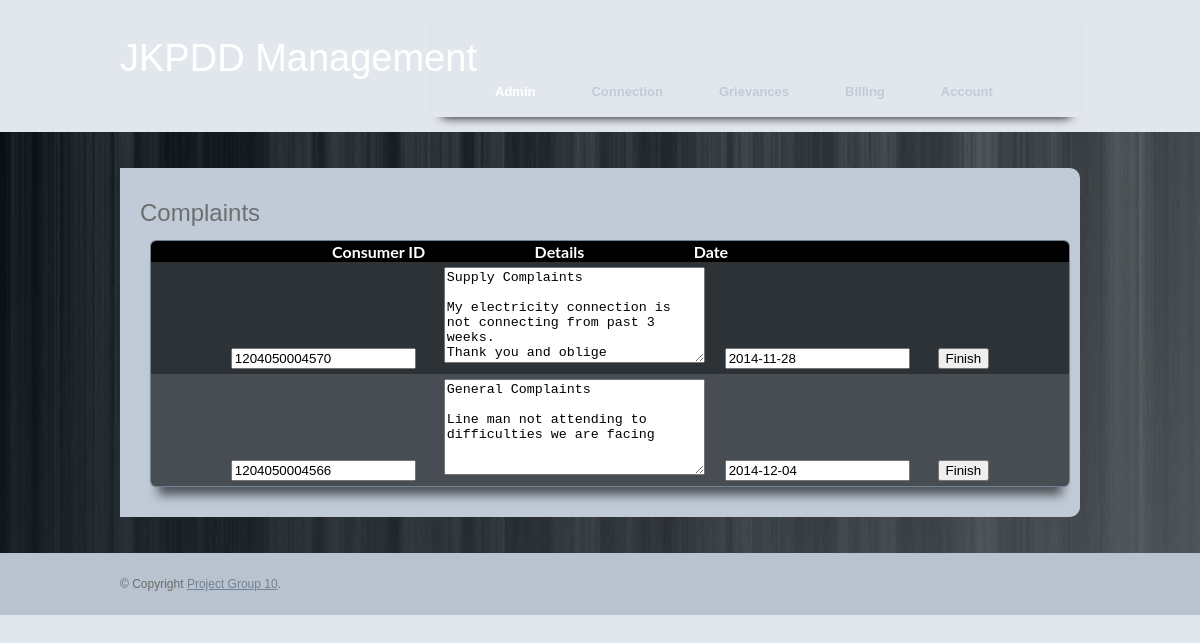
Page /admin_complete_complaint.php (signed in) on the committed database.
### tables this page shows
CREATE TABLE `complaints` (
  `ack_no` bigint(10) NOT NULL,
  `consumer_id` bigint(13) NOT NULL,
  `name` char(40) NOT NULL,
  `email` char(50) NOT NULL,
  `mobile` bigint(10) NOT NULL,
  `type` char(30) NOT NULL,
  `details` text NOT NULL,
  `date` date NOT NULL,
  `status` char(15) NOT NULL
);

### admin_complete_complaint.php (the view, shortened to what this page needs)
<?php
    require_once 'database_connect.php';
?>
<html>
<head>
<link href="css/style.css" rel="stylesheet" type="text/css" />
<link rel="stylesheet" type="text/css" href="css/coin-slider.css" />
</head>
<body>
<div class="main">
  <div class="header">
    <div class="header_resize">
      <?php include_once 'admin_header.php'; ?>
    </div>
  </div>
    <div class="content">
        <div class="content_resize">
            <div class="article">
                <h2>Complaints</h2>
                <?php
                    $query_ret="select * from complaints where status='under process' order by date asc";
                    $qry_ret=  mysqli_query($conn,$query_ret);
                    $num=  mysqli_num_rows($qry_ret);
                    if(!$num)
                        die("No complaints under process.");
                    else {
                ?>
                <table>
                        <tr>
                            <th align="right" width="30%">&nbsp;&nbsp;&nbsp;&nbsp;&nbsp;Consumer ID</th>
                            <th align="center" width="29%">Details</th>
                            <th align="left">Date</th>
                        </tr>
                        <?php
                            while($row_ret=  mysqli_fetch_array($qry_ret)) {
                        ?>
                        <tr>
                            <td align="center" colspan="4">
                                <form action="admin_process_complete_complaint.php" method="POST">
                                    <input type="text" value="<?php echo $row_ret['consumer_id']; ?>" name="con_id">&nbsp;&nbsp;&nbsp;&nbsp;&nbsp;&nbsp;<input type="text" value="<?php echo $row_ret['ack_no']; ?>" name="ack_no" hidden>
                                    <textarea rows="6" cols="30"><?php echo $row_ret['type']."\r\n\r\n"; ?><?php echo $row_ret['details']; ?></textarea>&nbsp;&nbsp;&nbsp;&nbsp;
                                    <input type="text" value="<?php echo $row_ret['date']; ?>" name="date">&nbsp;&nbsp;&nbsp;&nbsp;&nbsp;&nbsp;
                                    <input type="submit" value="Finish">
                                </form>
                            </td>
                        </tr>
                            <?php } ?>
                    </table>
                <?php
                    }
                    ?>
            </div>
        </div>
    </div>
    <?php include_once 'admin_footer.php';?>
</div>
</body>
</html>

### css/style.css (style rules this page uses)
body { margin:0; padding:0; width:100%; color:#6d6d6d; font:normal 12px/1.5em "Liberation sans", Arial, Helvetica, sans-serif; background:#e2e7ed url(../images/main_bg.gif) repeat-x left top; }
.article table { font-family: 'Ubuntu', 'Lato', sans-serif; font-weight: 600; position: relative; margin: 10px; padding: 10px; overflow: hidden; background: #718294; border-radius: 0.4em; border: 1px solid #191919; box-shadow: inset 0 0 2px 1px rgba(255,255,255,0.08), 0 16px 10px -8px rgba(0, 0, 0, 0.6); color: white; }
html, .main { padding:0; margin:0; }
h2 { margin:8px 0; padding:8px 0; font-size:24px; font-weight:normal; color:#6e6e6e; }
.header, .content, .menu_nav, .fbg, .footer, form, ol, ol li, ul, .content .mainbar, .content .sidebar { margin:0; padding:0; }
.header_resize { margin:0 auto; padding:0; width:960px; }
.content { padding:36px 0 24px; background-image: url(../images/content_bg.jpg); background-attachment: fixed; background-repeat: no-repeat; }
.content_resize { margin:0 auto; padding:0; width:960px; }
.article { border-radius: 0px 10px 10px 0px; margin:0px 0px 12px; padding: 20px; background:#c1cbd8; z-index:-1; }
.article table tr:nth-child(odd) td { background-color:#484D53; }
.article table tr:nth-child(even) td { background-color:#2D3236; }
.article table tr th { background-color:#000; }
table { width: 100%; border-collapse: collapse; border:-1px; }
td { padding: 5px; }

### rows in the picture
complaints: con_id "1204050004570", type+details "Supply Complaints My electricity connection is not connecting from past 3 weeks. Thank you and oblige", date "2014-11-28"
complaints: con_id "1204050004566", type+details "General Complaints Line man not attending to difficulties we are facing", date "2014-12-04"
